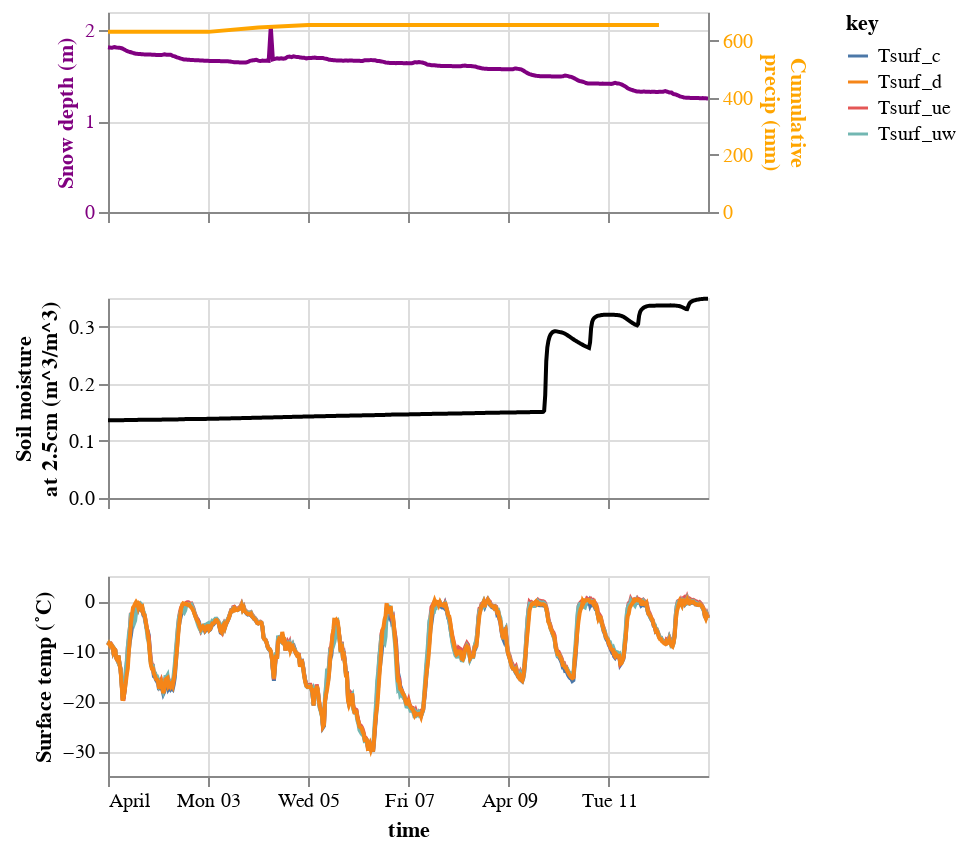

The notebook cell this image was saved under:
### Markdown cell above
Notice that the snowpack is getting  shallower throughout this process. There was no precip on these days. Was there snow melt happening? We can estimate when snowmelt started by looking at the soil moisture measurements. A soil moisture sensor was buried 2.5cm deep in the soil. Let's also look at snow surface temperatures - 0˚C temperatures could indicate melting at the surface.

### Code cell
snowdepth_chart = alt.Chart(
    sos_dataset['SnowDepth_d'].to_dataframe().loc['20230401': '20230412'].reset_index()
).mark_line(color='purple').encode(
    alt.X('time:T').axis(format=" ").title(None),
    alt.Y('SnowDepth_d:Q').title('Snow depth (m)').axis(labelColor='purple', titleColor='purple')
).properties(height = 100)

precip_chart = alt.Chart( 
    precip_dataset.to_dataframe().loc['20230401': '20230412'].reset_index()
).mark_line(color='orange').encode(
    alt.X('date:T').title('time'),
    alt.Y('acc_prec:Q').title(['Cumulative', 'precip (mm)']).axis(labelColor='orange', titleColor='orange')
).properties(height = 100)

soilmoisture_chart = alt.Chart(
    sos_dataset['Qsoil_d'].to_dataframe().loc['20230401': '20230412'].reset_index()
).mark_line(color='black').encode(
    alt.X('time:T').axis(format=" ").title(None),
    alt.Y('Qsoil_d:Q').title(['Soil moisture', 'at 2.5cm (m^3/m^3)'])
).properties(height = 100)

surface_temp_chart = alt.Chart(
    sos_dataset[['Tsurf_c', 'Tsurf_ue', 'Tsurf_uw', 'Tsurf_d']].to_dataframe().loc['20230401': '20230412'].reset_index()
).transform_fold(
    ['Tsurf_c', 'Tsurf_ue', 'Tsurf_uw', 'Tsurf_d']
).mark_line(color='black').encode(
    alt.X('time:T'),
    alt.Y('value:Q').title("Surface temp (˚C)"),
    alt.Color('key:N')
).properties(height = 100)

(
    (snowdepth_chart + precip_chart).resolve_scale(y='independent')
    &
    soilmoisture_chart
    &
    surface_temp_chart
)

### Figure 1 — Vega-Lite specification as saved in the notebook (floating-point values rounded to 4 significant figures; data arrays with more than 128 entries replaced by an {"elided": "..."} marker saying what was removed)
{"config": {"view": {"continuousWidth": 300, "continuousHeight": 300}}, "vconcat": [{"layer": [{"data": {"name": "data-b7d74dad3026e145d8f6daa9e2021cc7"}, "mark": {"type": "line", "color": "purple"}, "encoding": {"x": {"axis": {"format": " "}, "field": "time", "title": null, "type": "temporal"}, "y": {"axis": {"labelColor": "purple", "titleColor": "purple"}, "field": "SnowDepth_d", "title": "Snow depth (m)", "type": "quantitative"}}}, {"data": {"name": "data-64f7d2e6562d04922a677194b5b28a16"}, "mark": {"type": "line", "color": "orange"}, "encoding": {"x": {"field": "date", "title": "time", "type": "temporal"}, "y": {"axis": {"labelColor": "orange", "titleColor": "orange"}, "field": "acc_prec", "title": ["Cumulative", "precip (mm)"], "type": "quantitative"}}}], "height": 100, "resolve": {"scale": {"y": "independent"}}}, {"data": {"name": "data-0b078ebf4b32ea69323b197327b01075"}, "mark": {"type": "line", "color": "black"}, "encoding": {"x": {"axis": {"format": " "}, "field": "time", "title": null, "type": "temporal"}, "y": {"field": "Qsoil_d", "title": ["Soil moisture", "at 2.5cm (m^3/m^3)"], "type": "quantitative"}}, "height": 100}, {"data": {"name": "data-f2928f5102fa42804aa24d57e0656579"}, "mark": {"type": "line", "color": "black"}, "encoding": {"color": {"field": "key", "type": "nominal"}, "x": {"field": "time", "type": "temporal"}, "y": {"field": "value", "title": "Surface temp (˚C)", "type": "quantitative"}}, "height": 100, "transform": [{"fold": ["Tsurf_c", "Tsurf_ue", "Tsurf_uw", "Tsurf_d"]}]}], "$schema": "https://vega.github.io/schema/vega-lite/v5.20.1.json", "datasets": {"data-b7d74dad3026e145d8f6daa9e2021cc7": {"elided": "576 records"}, "data-64f7d2e6562d04922a677194b5b28a16": [{"date": "2023-04-01T00:00:00", "Unnamed: 0": 90, "doy": 91.0, "acc_prec": 630.5, "avg": 16.54, "geo1": 16.51, "geo2": 16.6, "geo3": 16.51}, {"date": "2023-04-02T00:00:00", "Unnamed: 0": 91, "doy": 92.0, "acc_prec": 630.5, "avg": 0.0, "geo1": 0.0, "geo2": 0.0, "geo3": 0.0}, {"date": "2023-04-03T00:00:00", "Unnamed: 0": 92, "doy": 93.0, "acc_prec": 630.5, "avg": 0.0, "geo1": 0.0, "geo2": 0.0, "geo3": 0.0}, {"date": "2023-04-04T00:00:00", "Unnamed: 0": 93, "doy": 94.0, "acc_prec": 646.2, "avg": 15.69, "geo1": 16.42, "geo2": 16.28, "geo3": 14.38}, {"date": "2023-04-05T00:00:00", "Unnamed: 0": 94, "doy": 95.0, "acc_prec": 654.6, "avg": 8.42, "geo1": 8.77, "geo2": 8.7, "geo3": 7.77}, {"date": "2023-04-06T00:00:00", "Unnamed: 0": 95, "doy": 96.0, "acc_prec": 654.6, "avg": 0.0, "geo1": 0.0, "geo2": 0.0, "geo3": 0.0}, {"date": "2023-04-07T00:00:00", "Unnamed: 0": 96, "doy": 97.0, "acc_prec": 654.6, "avg": 0.0, "geo1": 0.0, "geo2": 0.0, "geo3": 0.0}, {"date": "2023-04-08T00:00:00", "Unnamed: 0": 97, "doy": 98.0, "acc_prec": 654.6, "avg": 0.0, "geo1": 0.0, "geo2": 0.0, "geo3": 0.0}, {"date": "2023-04-09T00:00:00", "Unnamed: 0": 98, "doy": 99.0, "acc_prec": 654.6, "avg": 0.0, "geo1": 0.0, "geo2": 0.0, "geo3": 0.0}, {"date": "2023-04-10T00:00:00", "Unnamed: 0": 99, "doy": 100.0, "acc_prec": 654.6, "avg": 0.0, "geo1": 0.0, "geo2": 0.0, "geo3": 0.0}, {"date": "2023-04-11T00:00:00", "Unnamed: 0": 100, "doy": 101.0, "acc_prec": 654.6, "avg": 0.0, "geo1": 0.0, "geo2": 0.0, "geo3": 0.0}, {"date": "2023-04-12T00:00:00", "Unnamed: 0": 101, "doy": 102.0, "acc_prec": 654.6, "avg": 0.0, "geo1": 0.0, "geo2": 0.0, "geo3": 0.0}], "data-0b078ebf4b32ea69323b197327b01075": {"elided": "576 records"}, "data-f2928f5102fa42804aa24d57e0656579": {"elided": "576 records"}}}
